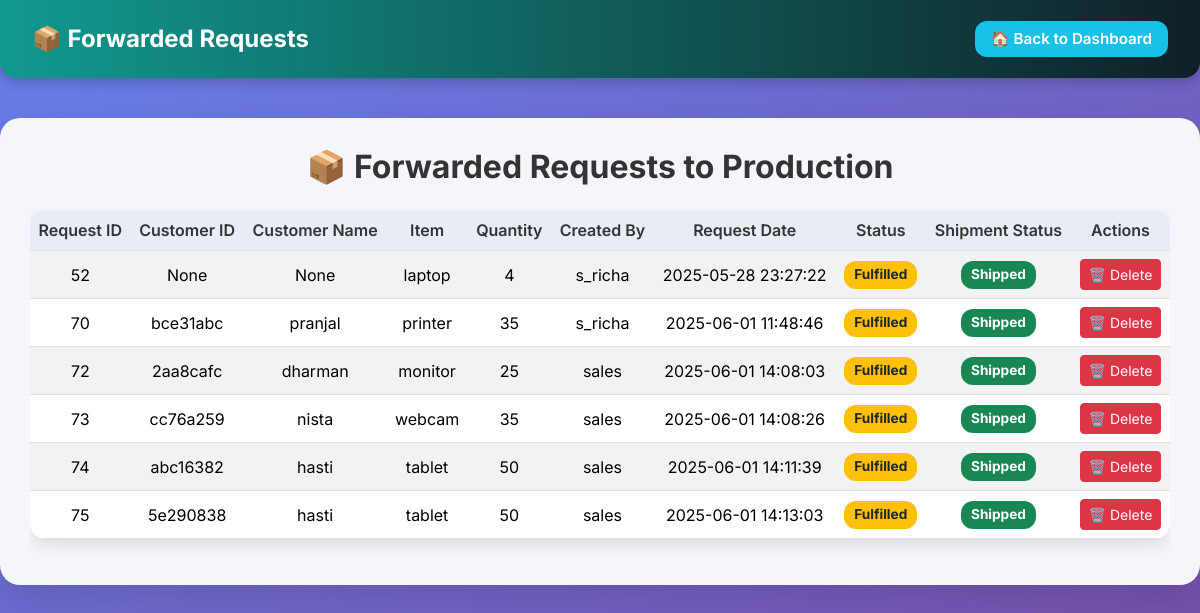
The page /warehouse_forwarded on the database its author committed.
### tables this page shows
CREATE TABLE "requests" (
	"id"	INTEGER,
	"item"	TEXT,
	"item_quantity"	INTEGER,
	"comment"	NUMERIC,
	"created_by"	TEXT NOT NULL,
	"assigned_to"	TEXT DEFAULT 'warehouse',
	"status"	TEXT DEFAULT 'Submitted' CHECK("status" IN ('Submitted', 'In Review', 'Fulfilled', 'Declined', 'Forwarded to Production')),
	"created_at"	TEXT DEFAULT CURRENT_TIMESTAMP,
	"updated_at"	TEXT DEFAULT CURRENT_TIMESTAMP,
	"warehouse_comment"	TEXT,
	"tracking_id"	TEXT,
	"courier_name"	TEXT,
	"delivery_date"	TEXT,
	"shipment_status"	TEXT DEFAULT 'Pending',
	"stock_available"	TEXT DEFAULT 'Yes' CHECK("stock_available" IN ('Yes', 'No')),
	"planner_comments"	TEXT,
	"estimated_completion_date"	TEXT,
	"urgency"	TEXT, was_forwarded INTEGER DEFAULT 0, customer_name TEXT, customer_id TEXT, request_type TEXT DEFAULT 'New', response TEXT,
	PRIMARY KEY("id" AUTOINCREMENT)
);

### app.py (the view)
@app.route('/warehouse_forwarded')
def warehouse_forwarded():
    conn = sqlite3.connect('database/4s.db')
    conn.row_factory = sqlite3.Row
    c = conn.cursor()
    c.execute("SELECT * FROM requests WHERE was_forwarded = 1")
    forwarded_requests = c.fetchall()
    updated_requests = []
    for row in forwarded_requests:
        row_dict = dict(row)
        row_dict['customer_id'] = row['customer_id'] if 'customer_id' in row.keys() else 'N/A'
        row_dict['customer_name'] = row['customer_name'] if 'customer_name' in row.keys() else 'N/A'
        updated_requests.append(row_dict)
    conn.close()
    return render_template('warehouse_forwarded.html', requests=updated_requests)

### Templates/warehouse_forwarded.html (shortened to what this page needs)
<!DOCTYPE html>
<html lang="en">
<head>
  <link href="https://cdn.jsdelivr.net/npm/bootstrap@5.3.3/dist/css/bootstrap.min.css" rel="stylesheet">
</head>
<body>
<nav class="navbar">
  <a class="navbar-brand" href="/warehouse_dashboard">📦 Forwarded Requests</a>
  <a href="/warehouse_dashboard" class="btn-back">🏠 Back to Dashboard</a>
</nav>
<div class="content-box">
  <h2>📦 Forwarded Requests to Production</h2>
  <div class="table-responsive">
    <table class="table table-striped table-hover align-middle">
      <thead>
        <tr>
          <th>Request ID</th>
          <th>Customer ID</th>
          <th>Customer Name</th>
          <th>Item</th>
          <th>Quantity</th>
          <th>Created By</th>
          <th>Request Date</th>
          <th>Status</th>
          <th>Shipment Status</th>
          <th>Actions</th>
        </tr>
      </thead>
      <tbody>
        {% for req in requests %}
        <tr>
          <td>{{ req['id'] }}</td>
          <td>{{ req['customer_id'] }}</td>
          <td>{{ req['customer_name'] }}</td>
          <td>{{ req['item'] }}</td>
          <td>{{ req['item_quantity'] }}</td>
          <td>{{ req['created_by'] }}</td>
          <td>{{ req['created_at'] }}</td>
          <td>
            <span class="badge bg-warning text-dark">{{ req['status'] }}</span>
          </td>
          <td>
            {% if req['status'] == 'Fulfilled' %}
              <span class="badge bg-success">Shipped</span>
            {% else %}
              <span class="badge bg-warning text-dark">Pending Shipment</span>
            {% endif %}
          </td>
          <td>
      {% if req['status'] == 'Fulfilled' %}
        <form method="POST" action="/warehouse_forwarded/delete/{{ req['id'] }}" onsubmit="return confirm('Are you sure you want to delete this shipped request?');">
          <button type="submit" class="btn btn-sm btn-danger">🗑️ Delete</button>
        </form>
      {% else %}
        <span class="badge bg-secondary">Cannot Delete</span>
      {% endif %}
    </td>
        </tr>
        {% endfor %}
      </tbody>
    </table>
  </div>
</div>
</body>
</html>

### Templates/warehouse_forwarded.html (style rules this page uses)
body { font-family: 'Inter', sans-serif; background: linear-gradient(to bottom right, #667eea, #764ba2); min-height: 100vh; margin: 0; padding: 0; }
.navbar { background: linear-gradient(90deg, #11998e, #0f2027); color: white; padding: 1rem 2rem; border-radius: 0 0 1rem 1rem; box-shadow: 0 4px 12px rgba(0, 0, 0, 0.2); display: flex; justify-content: space-between; align-items: center; }
.navbar-brand { color: white !important; font-size: 1.5rem; font-weight: 700; }
.btn-back { background-color: #17c1e8; color: white; font-weight: 600; border: none; border-radius: 0.75rem; padding: 0.4rem 1rem; font-size: 0.95rem; text-decoration: none; }
.content-box { background: #f4f6fb; margin: 40px auto; padding: 30px; border-radius: 1.25rem; max-width: 1200px; box-shadow: 0 12px 30px rgba(0, 0, 0, 0.1); }
h2 { font-weight: 700; color: #333; margin-bottom: 1.5rem; text-align: center; }
.table { border-radius: 1rem; overflow: hidden; box-shadow: 0 6px 16px rgba(0, 0, 0, 0.1); }
.table th { background-color: #e8ecf4; font-weight: 600; color: #333; text-align: center; }
.table td { text-align: center; vertical-align: middle; }
.table-striped > tbody > tr:nth-of-type(odd) { background-color: #fdfdfd; }
.badge { font-size: 0.85rem; padding: 0.5em 0.75em; border-radius: 0.75rem; }

### rows shown on the page
requests: id "52", customer_id "None", customer_name "None", item "laptop", item_quantity "4", created_by "s_richa", created_at "2025-05-28 23:27:22", status "Fulfilled", shows "Shipped"
requests: id "70", customer_id "bce31abc", customer_name "pranjal", item "printer", item_quantity "35", created_by "s_richa", created_at "2025-06-01 11:48:46", status "Fulfilled", shows "Shipped"
requests: id "72", customer_id "2aa8cafc", customer_name "dharman", item "monitor", item_quantity "25", created_by "sales", created_at "2025-06-01 14:08:03", status "Fulfilled", shows "Shipped"
requests: id "73", customer_id "cc76a259", customer_name "nista", item "webcam", item_quantity "35", created_by "sales", created_at "2025-06-01 14:08:26", status "Fulfilled", shows "Shipped"
requests: id "74", customer_id "abc16382", customer_name "hasti", item "tablet", item_quantity "50", created_by "sales", created_at "2025-06-01 14:11:39", status "Fulfilled", shows "Shipped"
requests: id "75", customer_id "5e290838", customer_name "hasti", item "tablet", item_quantity "50", created_by "sales", created_at "2025-06-01 14:13:03", status "Fulfilled", shows "Shipped"
